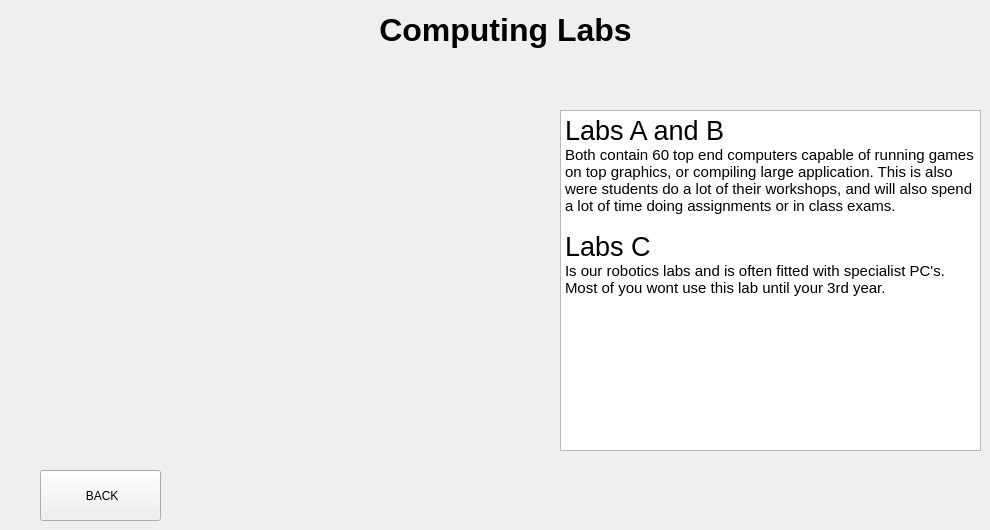
    <widget class="QWidget" name="labs">
     <widget class="QPushButton" name="Lab_Back">
      <property name="geometry">
       <rect>
        <x>40</x>
        <y>470</y>
        <width>121</width>
        <height>51</height>
       </rect>
      </property>
      <property name="text">
       <string> BACK</string>
      </property>
      <property name="icon">
       <iconset>
        <normaloff>../../../../../../Downloads/home.jpg</normaloff>../../../../../../Downloads/home.jpg</iconset>
      </property>
      <property name="iconSize">
       <size>
        <width>40</width>
        <height>40</height>
       </size>
      </property>
     </widget>
     <widget class="QLabel" name="Labs_Title">
      <property name="geometry">
       <rect>
        <x>40</x>
        <y>10</y>
        <width>931</width>
        <height>41</height>
       </rect>
      </property>
      <property name="text">
       <string>&lt;html&gt;&lt;head/&gt;&lt;body&gt;&lt;p align=&quot;center&quot;&gt;&lt;span style=&quot; font-size:24pt; font-weight:600;&quot;&gt;Computing Labs&lt;/span&gt;&lt;/p&gt;&lt;/body&gt;&lt;/html&gt;</string>
      </property>
     </widget>
     <widget class="QLabel" name="Lab_pic">
      <property name="geometry">
       <rect>
        <x>20</x>
        <y>110</y>
        <width>531</width>
        <height>341</height>
       </rect>
      </property>
      <property name="text">
       <string/>
      </property>
      <property name="pixmap">
       <pixmap resource="Images.qrc">:/Images/pics/images/labs_Pic.jpg</pixmap>
      </property>
      <property name="scaledContents">
       <bool>true</bool>
      </property>
     </widget>
     <widget class="QTextBrowser" name="Lab_info">
      <property name="geometry">
       <rect>
        <x>560</x>
        <y>110</y>
        <width>421</width>
        <height>341</height>
       </rect>
      </property>
      <property name="html">
       <string>&lt;!DOCTYPE HTML PUBLIC &quot;-//W3C//DTD HTML 4.0//EN&quot; &quot;http://www.w3.org/TR/REC-html40/strict.dtd&quot;&gt;
&lt;html&gt;&lt;head&gt;&lt;meta name=&quot;qrichtext&quot; content=&quot;1&quot; /&gt;&lt;style type=&quot;text/css&quot;&gt;
p, li { white-space: pre-wrap; }
&lt;/style&gt;&lt;/head&gt;&lt;body style=&quot; font-family:'Ubuntu'; font-size:11pt; font-weight:400; font-style:normal;&quot;&gt;
&lt;p style=&quot; margin-top:0px; margin-bottom:0px; margin-left:0px; margin-right:0px; -qt-block-indent:0; text-indent:0px;&quot;&gt;&lt;span style=&quot; font-size:20pt;&quot;&gt;Labs A and B&lt;/span&gt; &lt;br /&gt;Both contain 60 top end computers capable of running games on top graphics, or compiling large application. This is also were students do a lot of their workshops, and will also spend a lot of time doing assignments or in class exams.&lt;br /&gt;&lt;br /&gt;&lt;span style=&quot; font-size:20pt;&quot;&gt;Labs C&lt;br /&gt;&lt;/span&gt;Is our robotics labs and is often fitted with specialist PC's. Most of you wont use this lab until your 3rd year.&lt;/p&gt;&lt;/body&gt;&lt;/html&gt;</string>
      </property>
     </widget>
    </widget>
